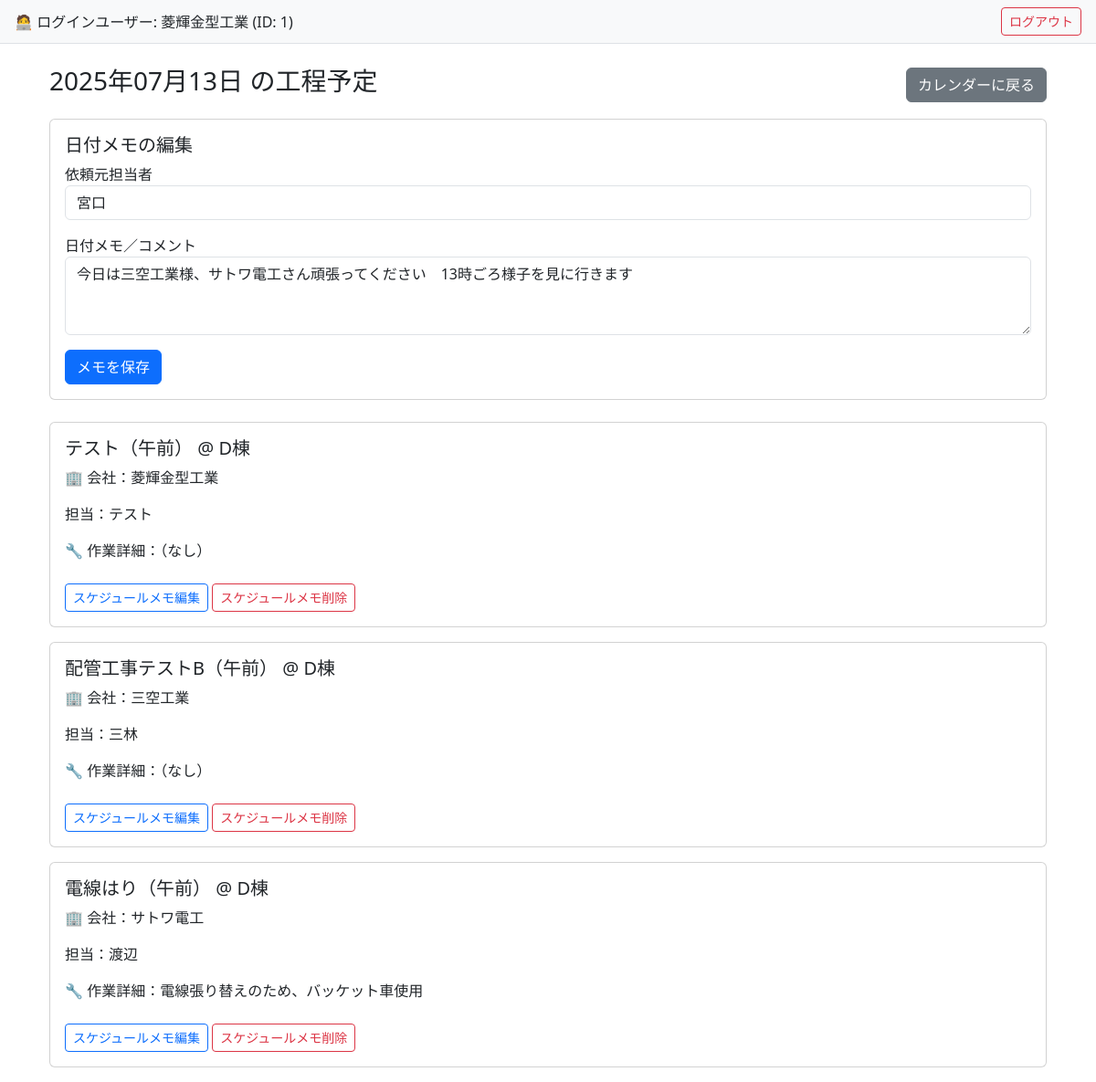
The app's page /schedules/date/2025-07-13 (signed in) with its own data.
### models.py (models this page shows)
class User(db.Model, UserMixin):
    __tablename__ = 'users'
    id = db.Column(db.Integer, primary_key=True)
    company_name = db.Column(db.String(100), nullable=False)
    email = db.Column(db.String(120), unique=True, nullable=False)
    password_hash = db.Column(db.String(128), nullable=False)
    role = db.Column(db.String(20), nullable=False)  # 'admin' or 'company'
    schedules = db.relationship('Schedule', backref='company', lazy=True)

class DateNote(db.Model):
    __tablename__ = 'date_notes'
    id             = db.Column(db.Integer, primary_key=True)
    date           = db.Column(db.Date, nullable=False, unique=True)
    client_person  = db.Column(db.String(255), nullable=True)
    client_comment = db.Column(db.Text,    nullable=True)
    created_by     = db.Column(db.Integer, db.ForeignKey('users.id'), nullable=False)

class Schedule(db.Model):
    __tablename__ = 'schedules'
    id = db.Column(db.Integer, primary_key=True)
    site_name = db.Column(db.String(255), nullable=False)  # 開始日
    end_date = db.Column(db.Date, nullable=True)  # 終了日
    date = db.Column(db.Date, nullable=False)
    time_slot = db.Column(db.String(10), nullable=False)  # 午前／午後／夜
    task_name = db.Column(db.String(100), nullable=False)
    person_in_charge = db.Column(db.String(100))  # 担当者
    comment = db.Column(db.Text)
    company_id = db.Column(db.Integer, db.ForeignKey('users.id'), nullable=False)
    created_by = db.Column(db.Integer)  # ログインユーザーのID
    client_person = db.Column(db.String(100))   # 依頼元の担当者
    client_comment = db.Column(db.String(255))  # 依頼元からの伝言や要望など

### routes.py (the view, shortened to what this page needs)
@bp.route('/schedules/date/<date_str>', methods=['GET','POST'])
@login_required
def schedule_by_date(date_str):
    selected_date = datetime.strptime(date_str, '%Y-%m-%d').date()
    schedules     = Schedule.query.filter_by(date=selected_date).all()
    note          = DateNote.query.filter_by(date=selected_date).first()
    return render_template(
        'schedule/by_date.html',
        schedules     = schedules,
        selected_date = selected_date,
        date_note     = note
    )

### app.py (called while the page is built)
@login_manager.user_loader
def load_user(user_id):
    return User.query.get(int(user_id))

### templates/schedule/by_date.html (shortened to what this page needs)
{% extends 'base.html' %}
{% block content %}
<div class="container mt-4">
  <div class="d-flex justify-content-between align-items-center mb-3">
    <h3>{{ selected_date.strftime('%Y年%m月%d日') }} の工程予定</h3>
    <a href="{{ url_for('main.schedule_calendar') }}" class="btn btn-secondary">カレンダーに戻る</a>
  </div>
  {% if current_user.company_name == '菱輝金型工業' %}
    <form method="POST" class="card mb-4">
      <div class="card-body">
        <h5>日付メモの編集</h5>
        <div class="mb-3">
          <label for="date_client_person">依頼元担当者</label>
          <input
            id="date_client_person"
            type="text"
            name="date_client_person"
            class="form-control"
            value="{{ date_note.client_person if date_note else '' }}"
          >
        </div>
        <div class="mb-3">
          <label for="date_client_comment">日付メモ／コメント</label>
          <textarea
            id="date_client_comment"
            name="date_client_comment"
            class="form-control"
            rows="3"
          >{{ date_note.client_comment if date_note else '' }}</textarea>
        </div>
        <button type="submit" class="btn btn-primary">メモを保存</button>
      </div>
    </form>
  {% endif %}
  {% for s in schedules %}
    <div class="card mb-3">
      <div class="card-body">
        <h5>{{ s.task_name }}（{{ s.time_slot }}） @ {{ s.site_name }}</h5>
        <p>🏢 会社：{{ s.company.company_name }}</p>
        <p>担当：{{ s.person_in_charge }}</p>
        <p>🔧 作業詳細：{{ s.comment or '（なし）' }}</p>
        {% if current_user.company_name == '菱輝金型工業' %}
          <a
            href="{{ url_for('main.edit_client_comment', id=s.id) }}"
            class="btn btn-sm btn-outline-primary mt-2"
          >スケジュールメモ編集</a>
          <form
            method="POST"
            action="{{ url_for('main.delete_client_comment', id=s.id) }}"
            style="display:inline;"
            onsubmit="return confirm('本当に削除しますか？');"
          >
            <button class="btn btn-sm btn-outline-danger mt-2">
              スケジュールメモ削除
            </button>
          </form>
        {% else %}
          <p class="mt-3">📝 菱輝金型工業様コメント：{{ s.client_comment or '（なし）' }}</p>
          <p>👤 菱輝金型工業ご担当者：{{ s.client_person or '（未記入）' }}</p>
        {% endif %}
      </div>
    </div>
  {% else %}
    <p>予定は登録されていません。</p>
  {% endfor %}
</div>
{% endblock %}

### templates/base.html (shortened to what this page needs)
<!DOCTYPE html>
<html lang="ja">
<head>
  <link href="https://cdn.jsdelivr.net/npm/bootstrap@5.3.2/dist/css/bootstrap.min.css" rel="stylesheet">
  <link href="https://cdn.jsdelivr.net/npm/fullcalendar@6.1.8/index.global.min.css" rel="stylesheet" />
</head>
<body>
  {% if current_user.is_authenticated %}
  <div class="d-flex justify-content-between align-items-center px-3 py-2 bg-light border-bottom">
    <div>🧑‍💻 ログインユーザー: {{ current_user.company_name }} (ID: {{ current_user.id }})</div>
    <div>
      <a href="{{ url_for('main.logout') }}" class="btn btn-outline-danger btn-sm">ログアウト</a>
    </div>
  </div>
  {% endif %}
  <div class="container mt-3">
    {% block content %}{% endblock %}
  </div>
</body>
</html>

### records on screen
User: company_name "菱輝金型工業", id "1"
DateNote: date_client_person "宮口", date_client_comment "今日は三空工業様、サトワ電工さん頑張ってください 13時ごろ様子を見に行きます"
Schedule: task_name "テスト", time_slot "午前", site_name "D棟", company.company_name "菱輝金型工業", person_in_charge "テスト", comment "（なし）"
Schedule: task_name "配管工事テストB", time_slot "午前", site_name "D棟", company.company_name "三空工業", person_in_charge "三林", comment "（なし）"
Schedule: task_name "電線はり", time_slot "午前", site_name "D棟", company.company_name "サトワ電工", person_in_charge "渡辺", comment "電線張り替えのため、バッケット車使用"

### other values on screen
{{ selected_date.strftime('%Y年%m月%d日') }} "2025年07月13日"
